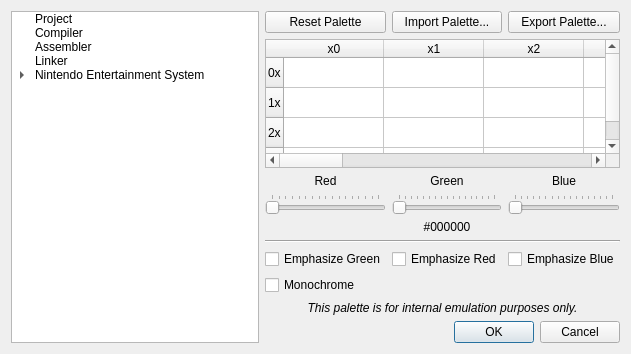
<?xml version="1.0" encoding="UTF-8"?>
<ui version="4.0">
 <class>ProjectPropertiesDialog</class>
 <widget class="QDialog" name="ProjectPropertiesDialog">
  <property name="windowModality">
   <enum>Qt::WindowModal</enum>
  </property>
  <property name="geometry">
   <rect>
    <x>0</x>
    <y>0</y>
    <width>631</width>
    <height>336</height>
   </rect>
  </property>
  <property name="windowTitle">
   <string>Project Properties</string>
  </property>
  <property name="modal">
   <bool>true</bool>
  </property>
  <layout class="QGridLayout" name="gridLayout">
   <item row="0" column="0" rowspan="2">
    <widget class="QTreeWidget" name="treeWidget">
     <property name="editTriggers">
      <set>QAbstractItemView::NoEditTriggers</set>
     </property>
     <property name="showDropIndicator" stdset="0">
      <bool>false</bool>
     </property>
     <property name="headerHidden">
      <bool>true</bool>
     </property>
     <column>
      <property name="text">
       <string>Settings</string>
      </property>
     </column>
     <item>
      <property name="text">
       <string>Project</string>
      </property>
     </item>
     <item>
      <property name="text">
       <string>Compiler</string>
      </property>
     </item>
     <item>
      <property name="text">
       <string>Assembler</string>
      </property>
     </item>
     <item>
      <property name="text">
       <string>Linker</string>
      </property>
     </item>
     <item>
      <property name="text">
       <string>Nintendo Entertainment System</string>
      </property>
      <item>
       <property name="text">
        <string>Graphics Builder</string>
       </property>
      </item>
      <item>
       <property name="text">
        <string>Cartridge</string>
       </property>
      </item>
      <item>
       <property name="text">
        <string>Tile Properties</string>
       </property>
      </item>
      <item>
       <property name="text">
        <string>System Palette</string>
       </property>
      </item>
     </item>
    </widget>
   </item>
   <item row="0" column="1">
    <widget class="QStackedWidget" name="stackedWidget">
     <property name="frameShape">
      <enum>QFrame::NoFrame</enum>
     </property>
     <property name="currentIndex">
      <number>7</number>
     </property>
     <widget class="QWidget" name="project">
      <layout class="QGridLayout" name="gridLayout_8">
       <property name="margin">
        <number>0</number>
       </property>
       <item row="0" column="0">
        <widget class="QLabel" name="label_4">
         <property name="text">
          <string>Project Name:</string>
         </property>
        </widget>
       </item>
       <item row="0" column="1">
        <widget class="QLineEdit" name="projectNameLineEdit"/>
       </item>
       <item row="1" column="0">
        <widget class="QLabel" name="label_15">
         <property name="text">
          <string>Project Output Name:</string>
         </property>
        </widget>
       </item>
       <item row="1" column="1">
        <widget class="QLineEdit" name="outputName"/>
       </item>
       <item row="2" column="0" colspan="2">
        <widget class="QLabel" name="label_6">
         <property name="text">
          <string>Note: The Project Output Name will be used for intermediate output files generated by the Linker and Graphics Bank (CHR) Builder if alternative output names are not specified in their respective tabs.</string>
         </property>
         <property name="wordWrap">
          <bool>true</bool>
         </property>
        </widget>
       </item>
       <item row="3" column="0" colspan="2">
        <widget class="QGroupBox" name="groupBox_2">
         <property name="title">
          <string>Project Base Path (location of the .nesproject)</string>
         </property>
         <layout class="QHBoxLayout" name="horizontalLayout_2">
          <item>
           <widget class="QLineEdit" name="projectBasePath">
            <property name="readOnly">
             <bool>true</bool>
            </property>
           </widget>
          </item>
         </layout>
        </widget>
       </item>
       <item row="4" column="0" colspan="2">
        <widget class="QGroupBox" name="groupBox_4">
         <property name="title">
          <string>Project Output Base Path</string>
         </property>
         <layout class="QHBoxLayout" name="horizontalLayout_4">
          <item>
           <widget class="QLineEdit" name="projectOutputBasePath">
            <property name="readOnly">
             <bool>true</bool>
            </property>
           </widget>
          </item>
          <item>
           <widget class="QPushButton" name="projectOutputBasePathBrowse">
            <property name="text">
             <string>Browse...</string>
            </property>
            <property name="icon">
             <iconset resource="../resource.qrc">
              <normaloff>:/resources/document-open.png</normaloff>:/resources/document-open.png</iconset>
            </property>
           </widget>
          </item>
         </layout>
        </widget>
       </item>
       <item row="5" column="0" colspan="2">
        <widget class="QLabel" name="label_25">
         <property name="text">
          <string>Note: The Project Output Base Path will be used for intermediate output files generated by the Linker and Graphics Bank (CHR) Builder if alternative output base paths are not specified in their respective tabs.</string>
         </property>
         <property name="wordWrap">
          <bool>true</bool>
         </property>
        </widget>
       </item>
       <item row="6" column="0">
        <widget class="QLabel" name="label_27">
         <property name="text">
          <string>Project Generated Header File Name:</string>
         </property>
        </widget>
       </item>
       <item row="6" column="1">
        <widget class="QLineEdit" name="projectHeaderName"/>
       </item>
       <item row="7" column="0">
        <widget class="QLabel" name="label_28">
         <property name="text">
          <string>Project Generated Source File Name:</string>
         </property>
        </widget>
       </item>
       <item row="7" column="1">
        <widget class="QLineEdit" name="projectSourceName"/>
       </item>
       <item row="8" column="0" colspan="2">
        <widget class="QLabel" name="label_29">
         <property name="text">
          <string>Note: The Project Generated Header and Source Files are files that NESICIDE automatically generates based on project elements for inclusion in the compile/link of the project.</string>
         </property>
         <property name="wordWrap">
          <bool>true</bool>
         </property>
        </widget>
       </item>
       <item row="9" column="0">
        <spacer name="verticalSpacer_2">
         <property name="orientation">
          <enum>Qt::Vertical</enum>
         </property>
         <property name="sizeHint" stdset="0">
          <size>
           <width>20</width>
           <height>51</height>
          </size>
         </property>
        </spacer>
       </item>
      </layout>
     </widget>
     <widget class="QWidget" name="compiler">
      <layout class="QFormLayout" name="formLayout_2">
       <property name="margin">
        <number>0</number>
       </property>
       <item row="2" column="0">
        <widget class="QLabel" name="label_23">
         <property name="text">
          <string>Additional INCLUDE paths:</string>
         </property>
        </widget>
       </item>
       <item row="3" column="0">
        <widget class="QLabel" name="label_24">
         <property name="text">
          <string>Additional options:</string>
         </property>
        </widget>
       </item>
       <item row="3" column="1">
        <widget class="QLineEdit" name="compilerAdditionalOptions"/>
       </item>
       <item row="2" column="1">
        <layout class="QHBoxLayout" name="horizontalLayout_8">
         <item>
          <widget class="QLineEdit" name="compilerIncludePaths"/>
         </item>
         <item>
          <widget class="QPushButton" name="compilerIncludePathBrowse">
           <property name="text">
            <string>Browse...</string>
           </property>
           <property name="icon">
            <iconset resource="../resource.qrc">
             <normaloff>:/resources/document-open.png</normaloff>:/resources/document-open.png</iconset>
           </property>
          </widget>
         </item>
        </layout>
       </item>
       <item row="1" column="0">
        <widget class="QLabel" name="label_12">
         <property name="text">
          <string>DEFINEd symbols:</string>
         </property>
        </widget>
       </item>
       <item row="1" column="1">
        <widget class="QLineEdit" name="compilerDefinedSymbols"/>
       </item>
      </layout>
     </widget>
     <widget class="QWidget" name="assembler">
      <layout class="QFormLayout" name="formLayout_5">
       <property name="fieldGrowthPolicy">
        <enum>QFormLayout::AllNonFixedFieldsGrow</enum>
       </property>
       <property name="margin">
        <number>0</number>
       </property>
       <item row="1" column="0">
        <widget class="QLabel" name="label_11">
         <property name="text">
          <string>DEFINEd symbols:</string>
         </property>
        </widget>
       </item>
       <item row="2" column="0">
        <widget class="QLabel" name="label_13">
         <property name="text">
          <string>Additional INCLUDE paths:</string>
         </property>
        </widget>
       </item>
       <item row="2" column="1">
        <layout class="QHBoxLayout" name="horizontalLayout">
         <item>
          <widget class="QLineEdit" name="assemblerIncludePaths"/>
         </item>
         <item>
          <widget class="QPushButton" name="assemblerIncludePathBrowse">
           <property name="text">
            <string>Browse...</string>
           </property>
           <property name="icon">
            <iconset resource="../resource.qrc">
             <normaloff>:/resources/document-open.png</normaloff>:/resources/document-open.png</iconset>
           </property>
          </widget>
         </item>
        </layout>
       </item>
       <item row="3" column="0">
        <widget class="QLabel" name="label_14">
         <property name="text">
          <string>Additional options:</string>
         </property>
        </widget>
       </item>
       <item row="3" column="1">
        <widget class="QLineEdit" name="assemblerAdditionalOptions"/>
       </item>
       <item row="1" column="1">
        <widget class="QLineEdit" name="assemblerDefinedSymbols"/>
       </item>
      </layout>
     </widget>
     <widget class="QWidget" name="linker">
      <layout class="QGridLayout" name="gridLayout_3">
       <property name="margin">
        <number>0</number>
       </property>
       <item row="3" column="1">
        <widget class="QLabel" name="label_19">
         <property name="text">
          <string>Linked Output Name:</string>
         </property>
        </widget>
       </item>
       <item row="3" column="2">
        <widget class="QLineEdit" name="linkerOutputName"/>
       </item>
       <item row="4" column="1">
        <widget class="QLabel" name="label_22">
         <property name="text">
          <string>Debug Info File Name:</string>
         </property>
        </widget>
       </item>
       <item row="4" column="2">
        <widget class="QLineEdit" name="debugInfoName"/>
       </item>
       <item row="5" column="1">
        <widget class="QLabel" name="label_16">
         <property name="text">
          <string>Linker config file:</string>
         </property>
        </widget>
       </item>
       <item row="6" column="1">
        <widget class="QLabel" name="label_18">
         <property name="text">
          <string>Additional options:</string>
         </property>
        </widget>
       </item>
       <item row="6" column="2">
        <widget class="QLineEdit" name="linkerAdditionalOptions"/>
       </item>
       <item row="7" column="1">
        <widget class="QLabel" name="label_26">
         <property name="text">
          <string>Additional dependencies:</string>
         </property>
        </widget>
       </item>
       <item row="7" column="2">
        <widget class="QLineEdit" name="linkerAdditionalDependencies"/>
       </item>
       <item row="8" column="1">
        <widget class="QLabel" name="label_17">
         <property name="text">
          <string>Linker configuration:</string>
         </property>
        </widget>
       </item>
       <item row="9" column="1" colspan="2">
        <widget class="QTextEdit" name="linkerConfig">
         <property name="sizePolicy">
          <sizepolicy hsizetype="Expanding" vsizetype="Expanding">
           <horstretch>0</horstretch>
           <verstretch>0</verstretch>
          </sizepolicy>
         </property>
         <property name="minimumSize">
          <size>
           <width>0</width>
           <height>0</height>
          </size>
         </property>
         <property name="readOnly">
          <bool>false</bool>
         </property>
        </widget>
       </item>
       <item row="5" column="2">
        <layout class="QHBoxLayout" name="horizontalLayout_6">
         <item>
          <widget class="QLineEdit" name="linkerConfigFile">
           <property name="readOnly">
            <bool>true</bool>
           </property>
          </widget>
         </item>
         <item>
          <widget class="QPushButton" name="linkerConfigFileBrowse">
           <property name="text">
            <string>Browse...</string>
           </property>
           <property name="icon">
            <iconset resource="../resource.qrc">
             <normaloff>:/resources/document-open.png</normaloff>:/resources/document-open.png</iconset>
           </property>
          </widget>
         </item>
        </layout>
       </item>
       <item row="2" column="1" colspan="2">
        <widget class="QGroupBox" name="groupBox_6">
         <property name="title">
          <string>PRG Data Output Base Path</string>
         </property>
         <layout class="QHBoxLayout" name="horizontalLayout_7">
          <item>
           <widget class="QLineEdit" name="prgromOutputBasePath">
            <property name="readOnly">
             <bool>true</bool>
            </property>
           </widget>
          </item>
          <item>
           <widget class="QPushButton" name="prgromOutputBasePathBrowse">
            <property name="text">
             <string>Browse...</string>
            </property>
            <property name="icon">
             <iconset resource="../resource.qrc">
              <normaloff>:/resources/document-open.png</normaloff>:/resources/document-open.png</iconset>
            </property>
           </widget>
          </item>
         </layout>
        </widget>
       </item>
      </layout>
     </widget>
     <widget class="QWidget" name="nesgraphicsbuilder">
      <layout class="QGridLayout" name="gridLayout_4">
       <property name="margin">
        <number>0</number>
       </property>
       <item row="0" column="0">
        <widget class="QLabel" name="label_21">
         <property name="text">
          <string>CHR Data Output Name:</string>
         </property>
        </widget>
       </item>
       <item row="0" column="1">
        <widget class="QLineEdit" name="chrromOutputName"/>
       </item>
       <item row="1" column="0" colspan="2">
        <widget class="QGroupBox" name="groupBox_5">
         <property name="title">
          <string>CHR Data Output Base Path</string>
         </property>
         <layout class="QHBoxLayout" name="horizontalLayout_5">
          <item>
           <widget class="QLineEdit" name="chrromOutputBasePath">
            <property name="readOnly">
             <bool>true</bool>
            </property>
           </widget>
          </item>
          <item>
           <widget class="QPushButton" name="chrromOutputBasePathBrowse">
            <property name="text">
             <string>Browse...</string>
            </property>
            <property name="icon">
             <iconset resource="../resource.qrc">
              <normaloff>:/resources/document-open.png</normaloff>:/resources/document-open.png</iconset>
            </property>
           </widget>
          </item>
         </layout>
        </widget>
       </item>
       <item row="2" column="1">
        <widget class="QGroupBox" name="groupBox">
         <property name="title">
          <string>CHR Data Location</string>
         </property>
         <layout class="QGridLayout" name="gridLayout_6">
          <item row="0" column="0">
           <widget class="QRadioButton" name="chrRom">
            <property name="text">
             <string>CHR Data in CHR-ROM</string>
            </property>
           </widget>
          </item>
          <item row="1" column="0">
           <widget class="QRadioButton" name="chrRam">
            <property name="text">
             <string>CHR Data in CHR-RAM</string>
            </property>
           </widget>
          </item>
         </layout>
        </widget>
       </item>
       <item row="3" column="0" colspan="2">
        <spacer name="verticalSpacer">
         <property name="orientation">
          <enum>Qt::Vertical</enum>
         </property>
         <property name="sizeHint" stdset="0">
          <size>
           <width>20</width>
           <height>40</height>
          </size>
         </property>
        </spacer>
       </item>
      </layout>
     </widget>
     <widget class="QWidget" name="nescartridge">
      <layout class="QFormLayout" name="formLayout_3">
       <property name="margin">
        <number>0</number>
       </property>
       <item row="0" column="0">
        <widget class="QLabel" name="label_20">
         <property name="text">
          <string>Cartridge (iNES) Name:</string>
         </property>
        </widget>
       </item>
       <item row="0" column="1">
        <widget class="QLineEdit" name="cartridgeOutputName"/>
       </item>
       <item row="1" column="0">
        <widget class="QLabel" name="label_10">
         <property name="text">
          <string>Cartridge Save State Name:</string>
         </property>
        </widget>
       </item>
       <item row="1" column="1">
        <widget class="QLineEdit" name="cartridgeSaveStateName"/>
       </item>
       <item row="2" column="0">
        <widget class="QLabel" name="label_9">
         <property name="text">
          <string>Mapper:</string>
         </property>
        </widget>
       </item>
       <item row="2" column="1">
        <widget class="QComboBox" name="mapperComboBox">
         <property name="maxVisibleItems">
          <number>20</number>
         </property>
        </widget>
       </item>
       <item row="3" column="0">
        <widget class="QLabel" name="label_8">
         <property name="text">
          <string>Type:</string>
         </property>
        </widget>
       </item>
       <item row="3" column="1">
        <widget class="QComboBox" name="romTypeComboBox">
         <item>
          <property name="text">
           <string>NES</string>
          </property>
         </item>
         <item>
          <property name="text">
           <string>VS Unisystem</string>
          </property>
         </item>
         <item>
          <property name="text">
           <string>Playchoice</string>
          </property>
         </item>
        </widget>
       </item>
       <item row="4" column="0">
        <widget class="QLabel" name="label_7">
         <property name="text">
          <string>Mirroring:</string>
         </property>
        </widget>
       </item>
       <item row="4" column="1">
        <widget class="QComboBox" name="mirroringComboBox">
         <item>
          <property name="text">
           <string>Horizontal</string>
          </property>
         </item>
         <item>
          <property name="text">
           <string>Vertical</string>
          </property>
         </item>
        </widget>
       </item>
       <item row="5" column="1">
        <widget class="QCheckBox" name="trainerPresent">
         <property name="text">
          <string>512-byte Trainer Present</string>
         </property>
        </widget>
       </item>
       <item row="6" column="1">
        <widget class="QCheckBox" name="saveRAMPresent">
         <property name="text">
          <string>Save RAM Present</string>
         </property>
        </widget>
       </item>
       <item row="7" column="1">
        <widget class="QCheckBox" name="extraVRAMPresent">
         <property name="text">
          <string>Extra VRAM Present</string>
         </property>
        </widget>
       </item>
       <item row="8" column="0" colspan="2">
        <widget class="QLabel" name="label_30">
         <property name="text">
          <string>Note: Items on this tab will be overridden by any iNES header segment in your project code.</string>
         </property>
         <property name="wordWrap">
          <bool>true</bool>
         </property>
        </widget>
       </item>
      </layout>
     </widget>
     <widget class="QWidget" name="nestileproperties">
      <layout class="QGridLayout" name="gridLayout_5">
       <property name="margin">
        <number>0</number>
       </property>
       <item row="0" column="0" colspan="3">
        <widget class="QTableView" name="propertyTableView">
         <property name="editTriggers">
          <set>QAbstractItemView::NoEditTriggers</set>
         </property>
         <property name="selectionMode">
          <enum>QAbstractItemView::SingleSelection</enum>
         </property>
         <property name="selectionBehavior">
          <enum>QAbstractItemView::SelectRows</enum>
         </property>
         <property name="showGrid">
          <bool>false</bool>
         </property>
         <property name="gridStyle">
          <enum>Qt::NoPen</enum>
         </property>
         <property name="sortingEnabled">
          <bool>true</bool>
         </property>
         <property name="wordWrap">
          <bool>false</bool>
         </property>
         <property name="cornerButtonEnabled">
          <bool>false</bool>
         </property>
         <attribute name="horizontalHeaderShowSortIndicator" stdset="0">
          <bool>true</bool>
         </attribute>
         <attribute name="horizontalHeaderStretchLastSection">
          <bool>true</bool>
         </attribute>
         <attribute name="verticalHeaderVisible">
          <bool>false</bool>
         </attribute>
        </widget>
       </item>
       <item row="1" column="0">
        <widget class="QPushButton" name="addProperty">
         <property name="text">
          <string/>
         </property>
         <property name="icon">
          <iconset resource="../resource.qrc">
           <normaloff>:/resources/22_item_add.png</normaloff>:/resources/22_item_add.png</iconset>
         </property>
        </widget>
       </item>
       <item row="1" column="1">
        <widget class="QPushButton" name="editProperty">
         <property name="text">
          <string/>
         </property>
         <property name="icon">
          <iconset resource="../resource.qrc">
           <normaloff>:/resources/pen.png</normaloff>:/resources/pen.png</iconset>
         </property>
        </widget>
       </item>
       <item row="1" column="2">
        <widget class="QPushButton" name="removeProperty">
         <property name="text">
          <string/>
         </property>
         <property name="icon">
          <iconset resource="../resource.qrc">
           <normaloff>:/resources/22_item_remove.png</normaloff>:/resources/22_item_remove.png</iconset>
         </property>
        </widget>
       </item>
      </layout>
     </widget>
     <widget class="QWidget" name="nessystempalette">
      <layout class="QGridLayout" name="gridLayout_7">
       <property name="margin">
        <number>0</number>
       </property>
       <item row="0" column="0">
        <widget class="QPushButton" name="resetPalettePushButton">
         <property name="text">
          <string>Reset Palette</string>
         </property>
         <property name="icon">
          <iconset resource="../resource.qrc">
           <normaloff>:/resources/style.png</normaloff>:/resources/style.png</iconset>
         </property>
        </widget>
       </item>
       <item row="0" column="1">
        <widget class="QPushButton" name="ImportPalettePushButton">
         <property name="text">
          <string>Import Palette...</string>
         </property>
         <property name="icon">
          <iconset resource="../resource.qrc">
           <normaloff>:/resources/document-import.png</normaloff>:/resources/document-import.png</iconset>
         </property>
        </widget>
       </item>
       <item row="0" column="2">
        <widget class="QPushButton" name="exportPalettePushButton">
         <property name="text">
          <string>Export Palette...</string>
         </property>
         <property name="icon">
          <iconset resource="../resource.qrc">
           <normaloff>:/resources/document-export.png</normaloff>:/resources/document-export.png</iconset>
         </property>
        </widget>
       </item>
       <item row="1" column="0" colspan="3">
        <widget class="QTableWidget" name="tableWidget">
         <property name="sizePolicy">
          <sizepolicy hsizetype="Expanding" vsizetype="Expanding">
           <horstretch>0</horstretch>
           <verstretch>0</verstretch>
          </sizepolicy>
         </property>
         <property name="showDropIndicator" stdset="0">
          <bool>false</bool>
         </property>
         <property name="selectionMode">
          <enum>QAbstractItemView::SingleSelection</enum>
         </property>
         <property name="verticalScrollMode">
          <enum>QAbstractItemView::ScrollPerPixel</enum>
         </property>
         <property name="horizontalScrollMode">
          <enum>QAbstractItemView::ScrollPerPixel</enum>
         </property>
         <property name="showGrid">
          <bool>true</bool>
         </property>
         <property name="gridStyle">
          <enum>Qt::SolidLine</enum>
         </property>
         <property name="wordWrap">
          <bool>false</bool>
         </property>
         <property name="cornerButtonEnabled">
          <bool>false</bool>
         </property>
         <attribute name="horizontalHeaderShowSortIndicator" stdset="0">
          <bool>false</bool>
         </attribute>
         <attribute name="verticalHeaderMinimumSectionSize">
          <number>15</number>
         </attribute>
         <row>
          <property name="text">
           <string>0x</string>
          </property>
         </row>
         <row>
          <property name="text">
           <string>1x</string>
          </property>
         </row>
         <row>
          <property name="text">
           <string>2x</string>
          </property>
         </row>
         <row>
          <property name="text">
           <string>3x</string>
          </property>
         </row>
         <column>
          <property name="text">
           <string>x0</string>
          </property>
         </column>
         <column>
          <property name="text">
           <string>x1</string>
          </property>
         </column>
         <column>
          <property name="text">
           <string>x2</string>
          </property>
         </column>
         <column>
          <property name="text">
           <string>x3</string>
          </property>
         </column>
         <column>
          <property name="text">
           <string>x4</string>
          </property>
         </column>
         <column>
          <property name="text">
           <string>x5</string>
          </property>
         </column>
         <column>
          <property name="text">
           <string>x6</string>
          </property>
         </column>
         <column>
          <property name="text">
           <string>x7</string>
          </property>
         </column>
         <column>
          <property name="text">
           <string>x8</string>
          </property>
         </column>
         <column>
          <property name="text">
           <string>x9</string>
          </property>
         </column>
         <column>
          <property name="text">
           <string>xA</string>
          </property>
         </column>
         <column>
          <property name="text">
           <string>xB</string>
          </property>
         </column>
         <column>
          <property name="text">
           <string>xC</string>
          </property>
         </column>
         <column>
          <property name="text">
           <string>xD</string>
          </property>
         </column>
         <column>
          <property name="text">
           <string>xE</string>
          </property>
         </column>
         <column>
          <property name="text">
           <string>xF</string>
          </property>
         </column>
        </widget>
       </item>
       <item row="2" column="0">
        <widget class="QLabel" name="label">
         <property name="text">
          <string>Red</string>
         </property>
         <property name="alignment">
          <set>Qt::AlignCenter</set>
         </property>
        </widget>
       </item>
       <item row="2" column="1">
        <widget class="QLabel" name="label_2">
         <property name="text">
          <string>Green</string>
         </property>
         <property name="alignment">
          <set>Qt::AlignCenter</set>
         </property>
        </widget>
       </item>
       <item row="2" column="2">
        <widget class="QLabel" name="label_3">
         <property name="text">
          <string>Blue</string>
         </property>
         <property name="alignment">
          <set>Qt::AlignCenter</set>
         </property>
        </widget>
       </item>
       <item row="3" column="0">
        <widget class="QSlider" name="redHorizontalSlider">
         <property name="maximum">
          <number>255</number>
         </property>
         <property name="pageStep">
          <number>16</number>
         </property>
         <property name="orientation">
          <enum>Qt::Horizontal</enum>
         </property>
         <property name="tickPosition">
          <enum>QSlider::TicksAbove</enum>
         </property>
         <property name="tickInterval">
          <number>16</number>
         </property>
        </widget>
       </item>
       <item row="3" column="1">
        <widget class="QSlider" name="greenHorizontalSlider">
         <property name="maximum">
          <number>255</number>
         </property>
         <property name="pageStep">
          <number>16</number>
         </property>
         <property name="orientation">
          <enum>Qt::Horizontal</enum>
         </property>
         <property name="tickPosition">
          <enum>QSlider::TicksAbove</enum>
         </property>
         <property name="tickInterval">
          <number>16</number>
         </property>
        </widget>
       </item>
       <item row="3" column="2">
        <widget class="QSlider" name="blueHorizontalSlider">
         <property name="maximum">
          <number>255</number>
         </property>
         <property name="pageStep">
          <number>16</number>
         </property>
         <property name="orientation">
          <enum>Qt::Horizontal</enum>
         </property>
         <property name="tickPosition">
          <enum>QSlider::TicksAbove</enum>
         </property>
         <property name="tickInterval">
          <number>16</number>
         </property>
        </widget>
       </item>
       <item row="4" column="1">
        <widget class="QLabel" name="colorValueLabel">
         <property name="text">
          <string>#000000</string>
         </property>
         <property name="alignment">
          <set>Qt::AlignCenter</set>
         </property>
        </widget>
       </item>
       <item row="5" column="0" colspan="3">
        <widget class="Line" name="line">
         <property name="orientation">
          <enum>Qt::Horizontal</enum>
         </property>
        </widget>
       </item>
       <item row="6" column="0">
        <widget class="QCheckBox" name="checkBox_4">
         <property name="text">
          <string>Emphasize Green</string>
         </property>
        </widget>
       </item>
       <item row="6" column="1">
        <widget class="QCheckBox" name="checkBox_2">
         <property name="text">
          <string>Emphasize Red</string>
         </property>
        </widget>
       </item>
       <item row="6" column="2">
        <widget class="QCheckBox" name="checkBox_3">
         <property name="text">
          <string>Emphasize Blue</string>
         </property>
        </widget>
       </item>
       <item row="7" column="0">
        <widget class="QCheckBox" name="checkBox">
         <property name="text">
          <string>Monochrome</string>
         </property>
        </widget>
       </item>
       <item row="8" column="0" colspan="3">
        <widget class="QLabel" name="label_5">
         <property name="font">
          <font>
           <italic>true</italic>
          </font>
         </property>
         <property name="text">
          <string>This palette is for internal emulation purposes only.</string>
         </property>
         <property name="alignment">
          <set>Qt::AlignCenter</set>
         </property>
        </widget>
       </item>
      </layout>
     </widget>
    </widget>
   </item>
   <item row="1" column="1">
    <widget class="QDialogButtonBox" name="buttonBox">
     <property name="orientation">
      <enum>Qt::Horizontal</enum>
     </property>
     <property name="standardButtons">
      <set>QDialogButtonBox::Cancel|QDialogButtonBox::Ok</set>
     </property>
    </widget>
   </item>
  </layout>
 </widget>
 <resources>
  <include location="../resource.qrc"/>
 </resources>
 <connections>
  <connection>
   <sender>buttonBox</sender>
   <signal>accepted()</signal>
   <receiver>ProjectPropertiesDialog</receiver>
   <slot>accept()</slot>
   <hints>
    <hint type="sourcelabel">
     <x>248</x>
     <y>254</y>
    </hint>
    <hint type="destinationlabel">
     <x>157</x>
     <y>274</y>
    </hint>
   </hints>
  </connection>
  <connection>
   <sender>buttonBox</sender>
   <signal>rejected()</signal>
   <receiver>ProjectPropertiesDialog</receiver>
   <slot>reject()</slot>
   <hints>
    <hint type="sourcelabel">
     <x>316</x>
     <y>260</y>
    </hint>
    <hint type="destinationlabel">
     <x>286</x>
     <y>274</y>
    </hint>
   </hints>
  </connection>
 </connections>
 <designerdata>
  <property name="gridDeltaX">
   <number>10</number>
  </property>
  <property name="gridDeltaY">
   <number>10</number>
  </property>
  <property name="gridSnapX">
   <bool>true</bool>
  </property>
  <property name="gridSnapY">
   <bool>true</bool>
  </property>
  <property name="gridVisible">
   <bool>true</bool>
  </property>
 </designerdata>
</ui>
